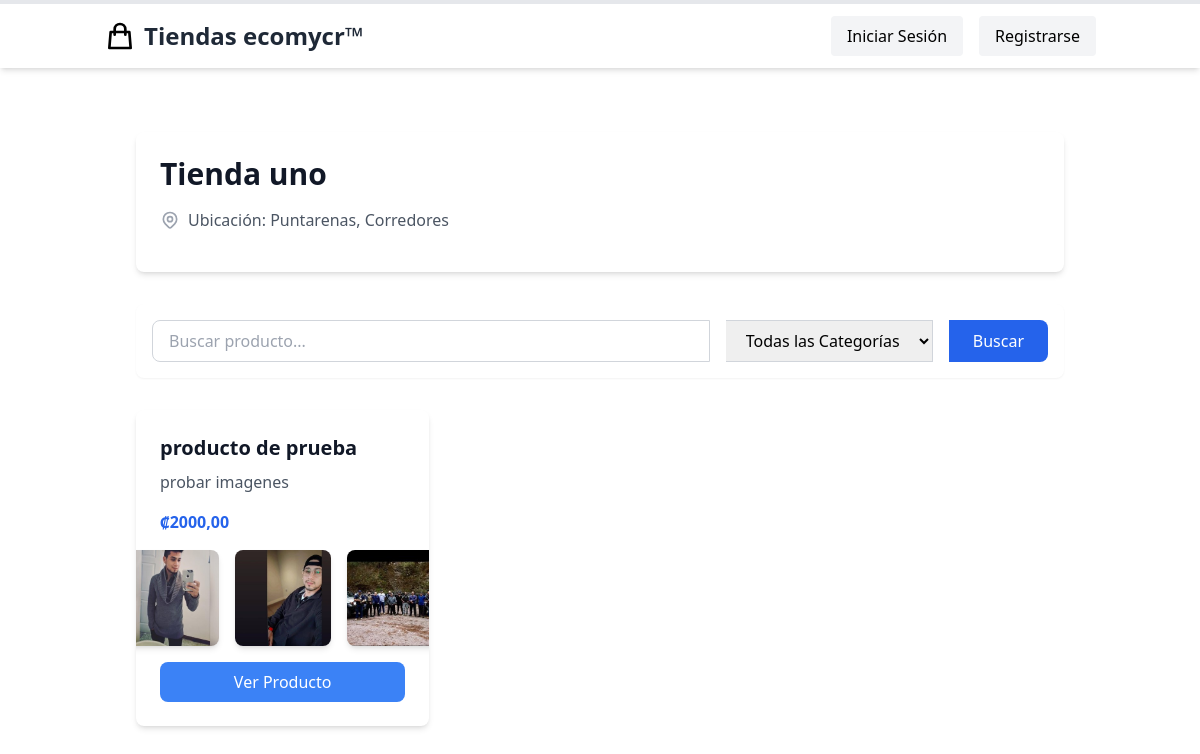
The page /ecom/tienda/tienda-uno/ on the database its author committed.
### tiendas/models.py (models this page shows, shortened)
class Tienda(models.Model):
    propietario = models.ForeignKey(User, on_delete=models.CASCADE, related_name='tiendas')
    nombre = models.CharField(max_length=200)
    slug = models.SlugField(unique=True, max_length=200)
    eslogan = models.CharField(max_length=250, blank=True, null=True)
    logo = models.ImageField(upload_to='tiendas/logos/', blank=True, null=True)
    provincia = models.ForeignKey(Provincia, on_delete=models.SET_NULL, null=True)
    canton = models.ForeignKey(Canton, on_delete=models.SET_NULL, null=True)
    distrito = models.ForeignKey(Distrito, on_delete=models.SET_NULL, null=True)
    pueblo = models.CharField(max_length=100, blank=True, null=True)
    fecha_creacion = models.DateTimeField(auto_now_add=True)
    estrellas = models.FloatField(default=0, validators=[MinValueValidator(0), MaxValueValidator(5)])
    total_ventas = models.IntegerField(default=0)
    total_dinero = models.DecimalField(max_digits=15, decimal_places=2, default=0)
    class Meta:
        verbose_name_plural = "Tiendas"
        ordering = ['nombre']
        indexes = [
            models.Index(fields=['slug']),
            models.Index(fields=['propietario']),
        ]

class Provincia(models.Model):
    nombre = models.CharField(max_length=100, unique=True) #solo tendra el id y nombre
    class Meta:
        verbose_name_plural = "Provincias"
        ordering = ['nombre']

class Canton(models.Model):
    nombre = models.CharField(max_length=100)
    provincia = models.ForeignKey(Provincia, on_delete=models.CASCADE, related_name='cantones')
    class Meta:
        verbose_name_plural = "Cantones"
        unique_together = ('nombre', 'provincia')
        ordering = ['nombre']

class Producto(models.Model):
    tienda = models.ForeignKey(Tienda, on_delete=models.CASCADE, related_name='productos')
    categoria = models.ForeignKey(Categoria, on_delete=models.SET_NULL, null=True)
    nombre = models.CharField(max_length=250)
    slug = models.SlugField(unique=True, max_length=250) #url unica del slug
    foto1 = models.ImageField(upload_to='productos/', blank=True, null=True)
    foto2 = models.ImageField(upload_to='productos/', blank=True, null=True)
    foto3 = models.ImageField(upload_to='productos/', blank=True, null=True)
    detalles = models.TextField()
    precio = models.DecimalField(default=0,max_digits=10, decimal_places=2)
    stock = models.PositiveIntegerField(default=0)
    estrellas = models.FloatField(default=0, validators=[MinValueValidator(0), MaxValueValidator(5)])
    fecha_creacion = models.DateTimeField(auto_now_add=True)
    class Meta:
        verbose_name_plural = "Productos"
        unique_together = ('tienda', 'nombre')
        ordering = ['nombre']

### tiendas/views.py (the view)
# urls.py: path('tienda/<slug:slug>/', TiendaDetailView.as_view(), name='tienda_detail'),
class TiendaDetailView(DetailView):
    model = Tienda
    context_object_name = 'tienda'
    def get_context_data(self, **kwargs):
        context = super().get_context_data(**kwargs)
        try:
            productos = self.object.productos.all()
            categoria = self.request.GET.get('categoria')
            if categoria:
                productos = productos.filter(categoria__slug=categoria)
            query = self.request.GET.get('q')
            if query:
                productos = productos.filter(
                    Q(nombre__icontains=query) |
                    Q(detalles__icontains=query)
                )
            paginator = Paginator(productos, 10)  # 10 productos por página
            page_number = self.request.GET.get('page')
            context['productos'] = paginator.get_page(page_number)
            context['categorias'] = Categoria.objects.filter(
                producto__tienda=self.object
            ).distinct()
        except Exception as e:
            raise e
        return context

### tiendas/templates/tiendas/tienda_detail.html (shortened to what this page needs)
{% extends 'base1.html' %}
{% block content %}
<div class="max-w-7xl mx-auto px-4 sm:px-6 lg:px-8 py-8">
    <div class="bg-white shadow-md rounded-lg p-6 mb-8">
        <h1 class="text-2xl sm:text-3xl font-bold text-gray-900 mb-4">
            {{ tienda.nombre }}
        </h1>
        <p class="text-gray-600 mb-4 flex items-center">
            Ubicación: {{ tienda.provincia.nombre }}, {{ tienda.canton.nombre }}
        </p>
    </div>
    <form method="get" class="mb-8 flex flex-col sm:flex-row gap-4 bg-white p-4 rounded-lg shadow-sm">
        <input
            type="text"
            name="q"
            placeholder="Buscar producto..."
            value="{{ request.GET.q }}"
            class="flex-grow px-4 py-2 border border-gray-300 rounded-lg sm:rounded-r-none focus:ring-2 focus:ring-blue-500 focus:border-blue-500 transition-all duration-200 outline-none"
        >
        <select
            name="categoria"
            class="w-full sm:w-auto px-4 py-2 border border-gray-300 sm:border-l-0 focus:ring-2 focus:ring-blue-500 focus:border-blue-500 transition-all duration-200 outline-none"
        >
            <option value="">Todas las Categorías</option>
        </select>
        <button
            type="submit"
            class="w-full sm:w-auto bg-blue-600 hover:bg-blue-700 text-white px-6 py-2 rounded-lg sm:rounded-l-none transition-colors duration-200 flex items-center justify-center"
        >
            Buscar
        </button>
    </form>
    <div class="grid grid-cols-1 sm:grid-cols-2 lg:grid-cols-3 gap-6">
        {% for producto in productos %}
            <div class="bg-white rounded-lg shadow-md overflow-hidden hover:shadow-lg transition-shadow duration-300">
                <div class="p-6">
                    <h2 class="text-xl font-semibold text-gray-900 mb-2">{{ producto.nombre }}</h2>
                    <p class="text-gray-600 mb-4">{{ producto.detalles }}</p>
                    <p class="text-blue-600 font-bold mb-4">₡{{ producto.precio }}</p>
                    {% if producto.foto1 or producto.foto2 or producto.foto3 %}
                        <div class="mb-4 flex justify-center gap-4">
                            {% if producto.foto1 %}
                                <img src="{{ producto.foto1.url }}" alt="Imagen del producto 1" class="h-24 w-24 object-cover rounded-lg shadow-md">
                            {% endif %}
                            {% if producto.foto2 %}
                                <img src="{{ producto.foto2.url }}" alt="Imagen del producto 2" class="h-24 w-24 object-cover rounded-lg shadow-md">
                            {% endif %}
                            {% if producto.foto3 %}
                                <img src="{{ producto.foto3.url }}" alt="Imagen del producto 3" class="h-24 w-24 object-cover rounded-lg shadow-md">
                            {% endif %}
                        </div>
                    {% else %}
                        <div class="mb-4 flex justify-center items-center h-24 bg-gray-50 rounded-lg">
                            <p class="text-gray-400 italic">No hay imágenes disponibles</p>
                        </div>
                    {% endif %}
                    <a href="{% url 'producto_detail' producto.pk %}" class="block w-full bg-blue-500 hover:bg-blue-600 text-white px-4 py-2 rounded-lg text-center transition-colors duration-200">
                        Ver Producto
                    </a>
                </div>
            </div>
        {% empty %}
            <div class="col-span-full flex flex-col items-center justify-center py-12 bg-white rounded-xl shadow-sm">
                <p class="text-gray-600 text-lg">No hay productos disponibles.</p>
            </div>
        {% endfor %}
    </div>
<br><br>
</div>
{% endblock %}

### tiendas/templates/base1.html (shortened to what this page needs)
<!DOCTYPE html>
<html lang="es">
<head>
    <script src="https://cdn.tailwindcss.com"></script>
</head>
<body>
    <nav class="bg-white shadow-md sticky top-0 z-50 border-t-4 border-gradient-to-r from-black to-green-500">
        <div class="container mx-auto px-4">
            <div class="relative flex items-center justify-between h-16">
                <a href="{% url 'proyectos' %}" class="flex-shrink-0 flex items-center">
                    <svg xmlns="http://www.w3.org/2000/svg" class="h-8 w-8 mr-2" fill="none" viewBox="0 0 24 24" stroke="currentColor">
                        <path stroke-linecap="round" stroke-linejoin="round" stroke-width="2" d="M16 11V7a4 4 0 00-8 0v4M5 9h14l1 12H4L5 9z" />
                    </svg>
                    <span class="text-2xl font-bold text-gray-800">Tiendas ecomycr™</span>
                </a>
                <div class="hidden md:flex md:items-center md:space-x-4">
                    {% if user.is_authenticated %}
                        <div class="relative">
                            <a href="{% url 'carrito' %}" class="text-gray-700 hover:text-blue-600 transition">
                                <svg xmlns="http://www.w3.org/2000/svg" class="h-6 w-6" fill="none" viewBox="0 0 24 24" stroke="currentColor">
                                    <path stroke-linecap="round" stroke-linejoin="round" stroke-width="2" d="M3 3h2l.4 2M7 13h10l4-8H5.4M7 13L5.4 5M7 13l-2.293 2.293c-.63.63-.184 1.707.707 1.707H17m0 0a2 2 0 100 4 2 2 0 000-4zm-8 2a2 2 0 11-4 0 2 2 0 014 0z" />
                                </svg>
                                <span class="absolute -top-2 -right-2 bg-red-500 text-white text-xs rounded-full h-4 w-4 flex items-center justify-center">99</span>
                            </a>
                        </div>
                        {% if user.is_superuser %}
                            <a href="{% url 'crear_tienda' %}" class="text-gray-700 hover:text-blue-600 transition">
                                <svg xmlns="http://www.w3.org/2000/svg" class="h-6 w-6" fill="none" viewBox="0 0 24 24" stroke="currentColor">
                                    <path stroke-linecap="round" stroke-linejoin="round" stroke-width="2" d="M12 9v3m0 0v3m0-3h3m-3 0H9m12 0a9 9 0 11-18 0 9 9 0 0118 0z" />
                                </svg>
                            </a>
                        {% endif %}
                        <form action="{% url 'logout' %}" method="post" class="inline">
                            {% csrf_token %}
                            <button class="bg-gray-100 hover:bg-gray-200 px-4 py-2 rounded transition" type="submit">
                                🚪 Cerrar Sesión
                            </button>
                        </form>
                    {% else %}
                        <a href="{% url 'login' %}" class="bg-gray-100 hover:bg-gray-200 px-4 py-2 rounded transition">
                            Iniciar Sesión
                        </a>
                        <a href="{% url 'signup' %}" class="bg-gray-100 hover:bg-gray-200 px-4 py-2 rounded transition">
                            Registrarse
                        </a>
                    {% endif %}
                </div>
            </div>
        </div>
    </nav>
    <div class="container mx-auto mt-8 px-4">
        {% block content %}{% endblock %}
    </div>
</body>
</html>

### rows shown on the page
Tienda: nombre "Tienda uno", provincia.nombre "Puntarenas", canton.nombre "Corredores"
Producto: nombre "producto de prueba", detalles "probar imagenes", precio "2000,00", foto1 (picture), foto2 (picture), foto3 (picture)
